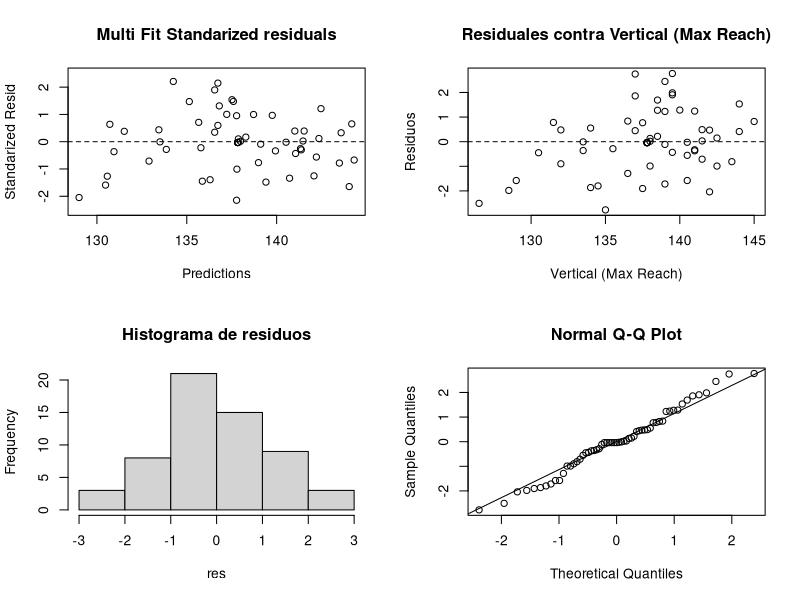

Generate this figure with R:
data <- read.csv("./2014_nba_draft_combine.csv")
data$X <- NULL
data$Year <- NULL
data$Player <- NULL
data$Draft.pick <-NULL
data$Bench <- NULL
# data <- data.frame(scale(data))
attach(data)
correlation_matrix <- cor(data)
correlation_matrix

# multi.fit = lm(data$Wingspan~data$Hand..Length.*data$Hand..Width., data = data)
multi.fit = lm(data$Vertical..Max.Reach.~data$Vertical..No.Step.Reach.+data$Vertical..Max.
, data = data)
summary(multi.fit)

mean(multi.fit$residuals)
sum(multi.fit$residuals)

# qqplot(multi.fit$residuals,)
# hist(multi.fit$residuals)

shapiro.test(multi.fit$residuals)

library(lmtest)

dwtest(multi.fit)

bptest(multi.fit)
res <- multi.fit$residuals

layout(matrix(c(1,2,3,4),2,2,byrow=T))
plot(multi.fit$fitted.values, rstandard(multi.fit), 
main = "Multi Fit Standarized residuals",
xlab = "Predictions",
ylab = "Standarized Resid",
ylim = c(-2.5, 2.5))
abline(h=0,lty=2)
plot(Vertical..Max.Reach., res, 
main = "Residuales contra Vertical (Max Reach)",
xlab = "Vertical (Max Reach)", ylab="Residuos")
abline(h=0, lty=2)
hist(res, main = "Histograma de residuos")

qqnorm(res)
qqline(res)
